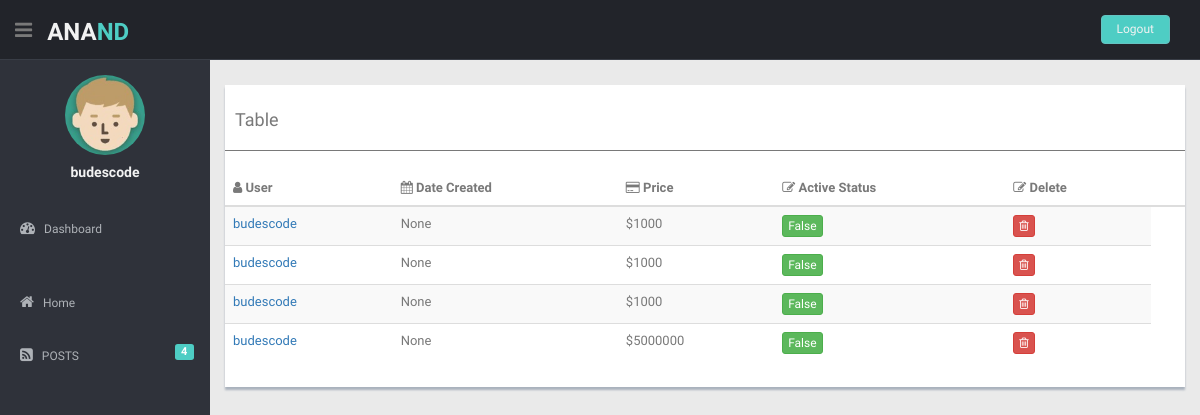
Page /administrator/userposts/ (signed in) on the committed database.
### index/models.py (models this page shows, shortened)
class Poster(models.Model):
	PropertyTypeChoice = (
		('House', 'House'),
		('Apartment & Unit', 'Apartment & Unit'),
		('Townhouse', 'Townhouse'),
		('Villa', 'Villa'),
		('Land', 'Land'),
		('Acreage', 'Acreage'),
		('Rural', 'Rural'),
		('Block Of Units', 'Block Of Units'),
		('Retirement Living', 'Retirement Living'),
		)
	bathrooms = (
		('1', '1'),
		('2', '2'),
		('3', '3'),
		('4', '4'),
		('5', '5'),
		('6', '6'),
		('7', '7'),
		('8', '8'),
		('9', '9'),
		('10', '10'),
		('11', '11'),
		('12', '12'),
		('13', '13'),
		('14', '14'),
		('15', '15'),
		('16', '16'),
		('17', '17'),
		('18', '18'),
		('19', '19'),
		('20', '20'),
		)
	bedrooms = (
			('1', '1'),
			('2', '2'),
			('3', '3'),
			('4', '4'),
			('5', '5'),
			('6', '6'),
			('7', '7'),
			('8', '8'),
			('9', '9'),
			('10', '10'),
			('11', '11'),
			('12', '12'),
			('13', '13'),
			('14', '14'),
			('15', '15'),
			('16', '16'),
			('17', '17'),
			('18', '18'),
			('19', '19'),
			('20', '20'),
			)
	car_spaces = (
		('1', '1'),
		('2', '2'),
		('3', '3'),
		('4', '4'),
		('5', '5'),
		('6', '6'),
		('7', '7'),
		('8', '8'),
		('9', '9'),
		)
	new_or_established = (
			('New', 'New'),
			('Established', 'Established')
		)
	id_user = models.UUIDField(primary_key=True, default=uuid.uuid4, editable=False)
	created = models.DateTimeField(auto_now_add=True)
	Updated = models.DateTimeField(auto_now=True)
	active = models.BooleanField(default=False)
	user = models.ForeignKey(User, on_delete=models.CASCADE, related_name = 'userposts')
	unit = models.TextField()
	street_number = models.TextField()
	street_name = models.TextField()
	suburb = models.TextField()
	postcode = models.TextField()
	state = models.TextField()
	land_size = models.CharField(max_length=100)
	longitude = models.CharField(max_length=30)
	latitude = models.CharField(max_length=30)
	Property_type = models.CharField(max_length=100, choices=PropertyTypeChoice, default='House')
	description = models.TextField()
	Price = models.PositiveIntegerField()
	image = models.ImageField()
	plan = models.ImageField()
	Bedrooms = models.CharField(max_length=20, choices=bedrooms, default='1')
	Bathrooms = models.CharField(max_length=10, choices = bathrooms, default='1')
	Car_spaces = models.CharField(max_length=10, choices = car_spaces, default='1')
	image1 = models.ImageField(default='', blank=True)
	image2 = models.ImageField(default='', blank=True)
	image3 = models.ImageField(default='', blank=True)
	image4 = models.ImageField(default='', blank=True)
	image5 = models.ImageField(default='', blank=True)
	image6 = models.ImageField(default='', blank=True)
	image7 = models.ImageField(default='', blank=True)
	image8 = models.ImageField(default='', blank=True)
	image9 = models.ImageField(default='', blank=True)
	image10 = models.ImageField(default='', blank=True)
	image11 = models.ImageField(default='', blank=True)
	image12 = models.ImageField(default='', blank=True)
	image13 = models.ImageField(default='', blank=True)
	image14 = models.ImageField(default='', blank=True)
	image15 = models.ImageField(default='', blank=True)
	image16 = models.ImageField(default='', blank=True)
	image17 = models.ImageField(default='', blank=True)
	image18 = models.ImageField(default='', blank=True)
	new_or_established = models.CharField(max_length=20, choices=new_or_established, default='New')
	Swimming_pool = models.BooleanField(default=False)
	Garage = models.BooleanField(default=False)
	Balcony = models.BooleanField(default=False)
	Outdoor_area = models.BooleanField(default=False)
	Undercover_parking = models.BooleanField(default=False)
	Shed = models.BooleanField(default=False)
	Fully_fenced = models.BooleanField(default=False)
	Outdoor_spa = models.BooleanField(default=False)
	Tennis_court = models.BooleanField(default=False)
	Ensuite = models.BooleanField(default=False)
	DishWasher = models.BooleanField(default=False)
	Study = models.BooleanField(default=False)
	Built_in_robes = models.BooleanField(default=False)
	Alarm_system = models.BooleanField(default=False)
	Broadband = models.BooleanField(default=False)
	Floorboards = models.BooleanField(default=False)
	Gym = models.BooleanField(default=False)
	Rumpus_room = models.BooleanField(default=False)
	Workshop = models.BooleanField(default=False)
	Air_conditioning = models.BooleanField(default=False)
	Solar_panels = models.BooleanField(default=False)
	Heating = models.BooleanField(default=False)
	High_energy_efficiency = models.BooleanField(default=False)
	Water_tank = models.BooleanField(default=False)
	Solar_hot_water = models.BooleanField(default=False)
	saved = models.BooleanField(default=False)

### administrator/views.py (the view)
# urls.py: path('userposts/', views.userpostsview, name="userposts" ),
@login_required(login_url='/account/login/')
def userpostsview(request):
	user_post = Poster.objects.all()
	context = {"user_post":user_post}
	return render(request, 'Administrator/userposts.html', context)

### project/processors.py (called while the page is built)
def PosterContextProcessors(request):
	post = Poster.objects.all().count()
	return {'context_post': post}

### templates/Administrator/userposts.html (shortened to what this page needs)
{% extends 'Administrator/base.html' %}
{% block body %}
<body>
  <section id="container">
    <aside>
{% include 'Administrator/header.html' %}
{% include 'Administrator/sidebar.html' %}
    </aside>
    <section id="main-content">
      <section class="wrapper">
        <div class="row mt">
          <div class="col-md-12">
            <div class="content-panel">
              <table class="table table-striped table-advance table-hover">
                <h4>  Table</h4>
                <hr>
                <thead>
                  <tr>
                    <th><i class="fa fa-user"></i> User</th>
                    <th class="hidden-phone"><i class="fa fa-calendar"></i> Date Created</th>
                    <th><i class="fa fa-credit-card"></i> Price</th>
                    <th><i class=" fa fa-edit"></i> Active Status</th>
                    <th><i class=" fa fa-edit"></i> Delete</th>
                    <th></th>
                  </tr>
                </thead>{% csrf_token %}
                <tbody>
                {% for i in user_post %}
                  <tr class="post{{i.pk}}" name=>
                    <td>
                      <a data-toggle="modal" data-target="#myModal" id="{{i.pk}}" onclick="viewDetails(this.id)">{{request.user.username}}</a>
                    </td>
                    <td>
                      {{i.created}}
                    </td>
                    <td>${{i.Price}} </td>
                    <td><button class="btn btn-success btn-xs ">{{i.active}}</button></td>
                    <td id="testing">
                      <button class="btn btn-danger btn-xs" id={{i.pk}} onclick="deleteFunction(this.id)"><i class="fa fa-trash-o "></i></button>
                    </td>
                  </tr>
{% endfor %}
                </tbody>
              </table>
            </div>
          </div>
        </div>
      </section>
    </section>
</body>
{% endblock %}

### templates/Administrator/base.html (shortened to what this page needs)
{% load staticfiles %}
<!DOCTYPE html>
<html lang="en">
<head>
  <link rel="stylesheet" href="{% static 'administrator/lib/bootstrap/css/bootstrap.min.css' %}">
   <link rel="stylesheet" href="{% static 'administrator/lib/font-awesome/css/font-awesome.css' %}">
<link rel="stylesheet" href="{% static 'administrator/css/zabuto_calendar.css' %}">
  <link rel="stylesheet" href="{% static 'administrator/lib/gritter/css/jquery.gritter.css' %}">
   <link rel="stylesheet" href="{% static 'administrator/css/style.css' %}">
  <link rel="stylesheet" href="{% static 'administrator/css/style-responsive.css' %}">
  <link rel="stylesheet" href="{% static 'fonts/font-awesome-4.7.0/css/font-awesome.min.css' %}">
</head>
{% block body %}
{% endblock body %}

### templates/Administrator/header.html (shortened to what this page needs)
    <header class="header black-bg">
      <div class="sidebar-toggle-box">
        <div class="fa fa-bars tooltips" data-placement="right" data-original-title="Anand Administrator"></div>
      </div>
      <a href="index.html" class="logo"><b>ANA<span>ND</span></b></a>
      <div class="top-menu">
        <ul class="nav pull-right top-menu">
          <li><a class="logout" href="{% url 'account:logout' %}">Logout</a></li>
        </ul>
      </div>
    </header>

### templates/Administrator/sidebar.html
   {% load staticfiles %}
    <aside>
      <div id="sidebar" class="nav-collapse ">
        <ul class="sidebar-menu" id="nav-accordion">
          <p class="centered"><a href=""><img src="{% static 'administrator/img/fr-05.jpg' %}" class="img-circle" width="80"></a></p>
          <h5 class="centered">{{request.user.username}}</h5>
          <li class="mt">
            <a class="" href="{% url 'administrator:administrator' %}">
              <i class="fa fa-dashboard"></i>
              <span>Dashboard</span>
              </a>
          </li>
        <li class="mt">
        <a class="" href="{% url 'home:home' %}">
        <i class="fa fa-home"></i>
        <span>Home</span>
        </a>
        </li>
          <li>
            <a href="{% url 'administrator:userposts' %}"">
              <i class="fa fa-rss-square"></i>
              <span>POSTS </span>
              <span class="label label-theme pull-right mail-info">{{context_post}}</span>
              </a>
          </li>
        </ul>
      </div>
    </aside>

### static/administrator/css/style.css (style rules this page uses)
body { color: #797979; background: #eaeaea; font-family: 'Ruda', sans-serif; padding: 0px !important; margin: 0px !important; font-size:13px; }
ul li { list-style: none; }
a, a:hover, a:focus { text-decoration: none; outline: none; }
#container { width: 100%; height: 100%; }
hr { margin-top: 20px; margin-bottom: 20px; border: 0; border-top: 1px solid #797979; }
.centered { text-align: center; }
.mt { margin-top: 25px; }
.label-theme { background-color: #4ECDC4; }
ul.top-menu > li > .logout { color: #f2f2f2; font-size: 12px; border-radius: 4px; -webkit-border-radius: 4px; border: 1px solid #64c3c2 !important; padding: 5px 15px; margin-right: 15px; background: #4ECDC4; margin-top: 15px; }
#sidebar { width: 210px; height: 100%; position: fixed; background: #2f323a; }
#sidebar h5 { color: #f2f2f2; font-weight: 700; }
#sidebar ul li { position: relative; }
ul.sidebar-menu , ul.sidebar-menu li ul.sub { margin: -2px 0 0; padding: 0; }
ul.sidebar-menu { margin-top: 75px; }
ul.sidebar-menu li { margin-bottom: 5px; margin-left:10px; margin-right:10px; }
ul.sidebar-menu li a span { display: inline-block; }
ul.sidebar-menu li a { color: #aeb2b7; text-decoration: none; display: block; padding: 15px 0 15px 10px; font-size: 12px; outline: none; -webkit-transition: all 0.3s ease; -moz-transition: all 0.3s ease; -o-transition: all 0.3s ease; -ms-transition: all 0.3s ease; transition: all 0.3s ease; }
ul.sidebar-menu li a i { font-size: 15px; padding-right: 6px; }
.mail-info, .mail-info:hover { margin: -3px 6px 0 0; font-size: 11px; }
#main-content { margin-left: 210px; }
.header, .footer { min-height: 60px; padding: 0 15px; }
.header { position: fixed; left: 0; right: 0; z-index: 1002; }
.black-bg { background: #22242a; border-bottom: 1px solid #393d46; }
.wrapper { display: inline-block; margin-top: 60px; padding-left: 15px; padding-right: 15px; padding-bottom: 15px; padding-top: 0px; width: 100%; }
a.logo { font-size: 24px; color: #f2f2f2; float: left; margin-top: 15px; text-transform: uppercase; }
a.logo b { font-weight: 900; }
a.logo span { color: #4ECDC4; }
#top_menu .nav > li, ul.top-menu > li { float: left; }
ul.top-menu > li > a { color: #666666; font-size: 16px; border-radius: 4px; -webkit-border-radius: 4px; border:1px solid #666666 !important; padding: 2px 6px; margin-right: 15px; }
.sidebar-toggle-box { float: left; padding-right: 15px; margin-top: 20px; }
.sidebar-toggle-box .fa-bars { cursor: pointer; display: inline-block; font-size: 20px; }
.content-panel { background: #ffffff; box-shadow: 0px 3px 2px #aab2bd; padding-top: 15px; padding-bottom: 5px; }
.content-panel h4 { margin-left: 10px; }

### rows in the picture
Poster: created "None", Price "1000", active "False"
Poster: created "None", Price "1000", active "False"
Poster: created "None", Price "1000", active "False"
Poster: created "None", Price "5000000", active "False"

### other values in the picture
{{ request.user.username }} "budescode"
{{ context_post }} "4"
